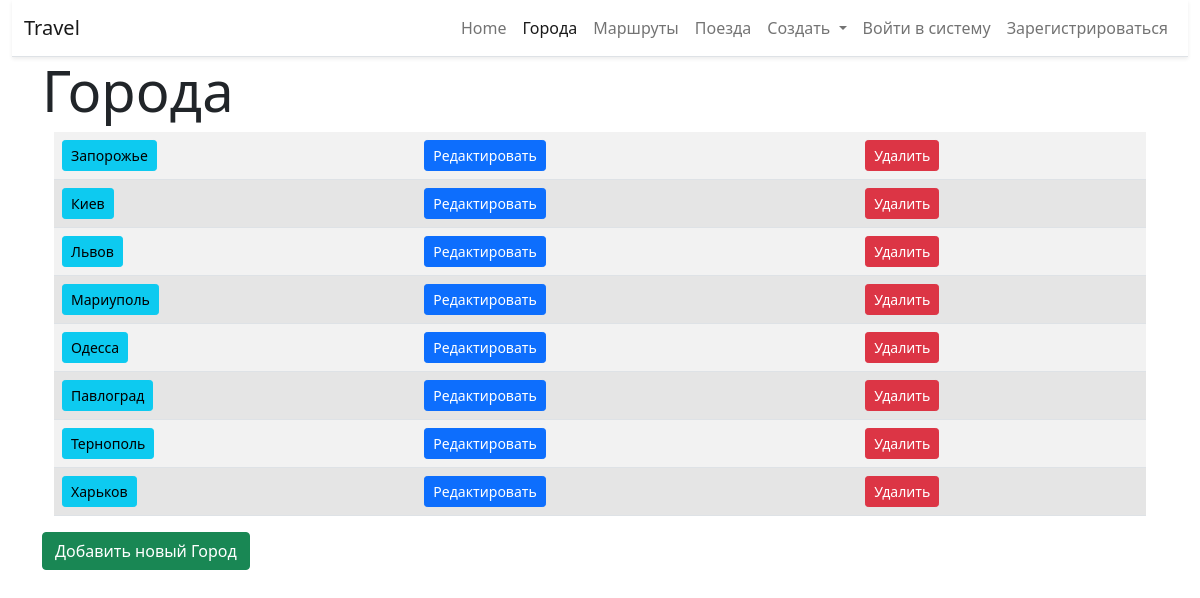
Screenshot of /cities/ with the database file from the repository.
### cities/models.py (models this page shows, shortened)
class City(models.Model):
    name = models.CharField(max_length=100, unique=True, verbose_name='Город')
    class Meta:
        verbose_name = 'Город'
        verbose_name_plural = 'Города'
        ordering = ['name']

### cities/views.py (the view)
# urls.py: path('', home, name='home'),
def home(request):
    cities = City.objects.all()
    paginator = Paginator(cities, 15)
    page = request.GET.get('page')
    cities = paginator.get_page(page)
    return render(request, 'cities/home.html', {'objects_list': cities,})

### cities/templates/cities/home.html (shortened to what this page needs)
{% extends "base.html" %}
{% block content %}
<h1 class="display-4">Города</h1>
    <div class="container-fluid">
        <div class="col-md-20 table-responsive">
        <table class="table table-striped table-active">
        <tbody>
            {% for object in objects_list %}
                <tr>
                <td><a href="{% url 'city:detail' pk=object.pk %}"><button type="button" class="btn btn-info btn-sm">{{ object.name }}</button></a> </td>
                <td><a href="{% url 'city:update' pk=object.pk %}"><button type="button" class="btn btn-primary btn-sm">Редактировать</button></a> </td>
                <td><a href="{% url 'city:delete' pk=object.pk %}"><button type="button" class="btn btn-danger btn-sm">Удалить</button></a> </td>
            {% endfor %}
            </tr>
        </tbody>
        </table>
        </div>
    </div>
    <div>
    <div class="row">
        <a href="{% url 'city:add' %}"><button type="button" class="btn btn-success">Добавить новый Город</button></a>
    </div>
    </div>
{% endblock %}

### rows the page displays
City: name "Запорожье"
City: name "Киев"
City: name "Львов"
City: name "Мариуполь"
City: name "Одесса"
City: name "Павлоград"
City: name "Тернополь"
City: name "Харьков"
